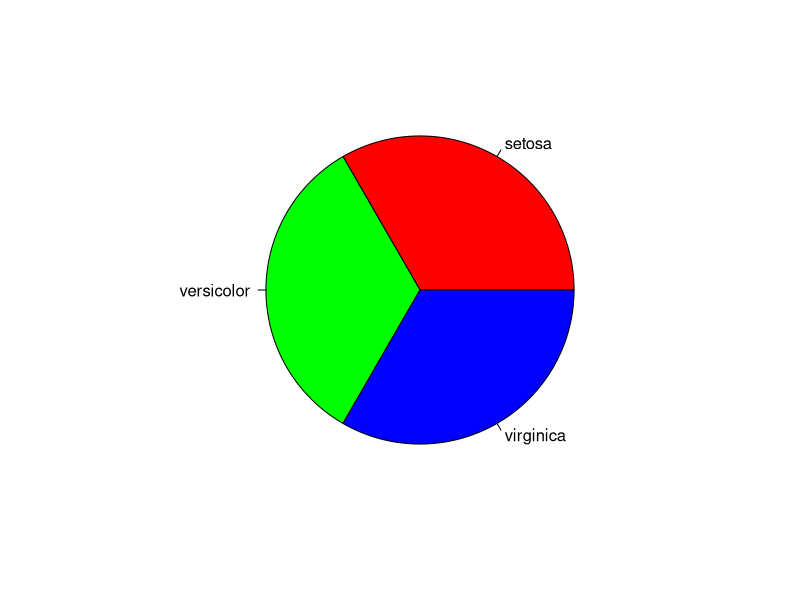
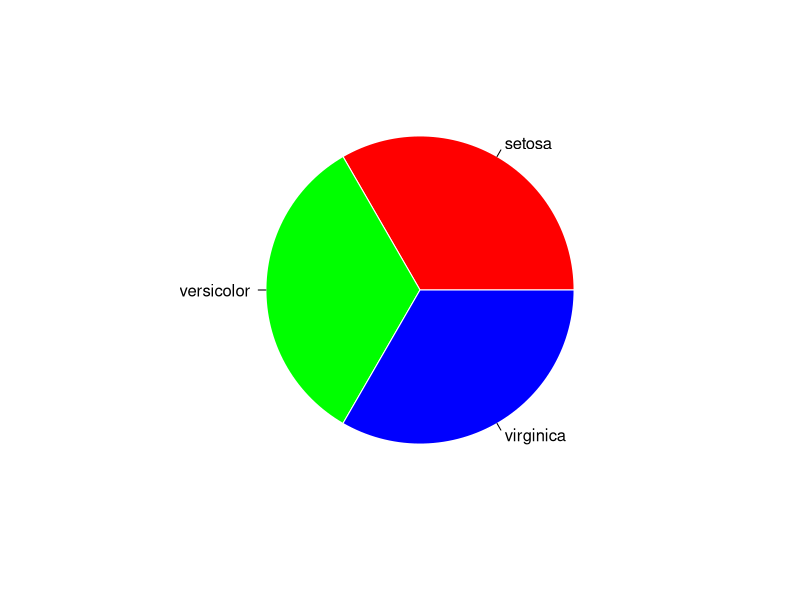
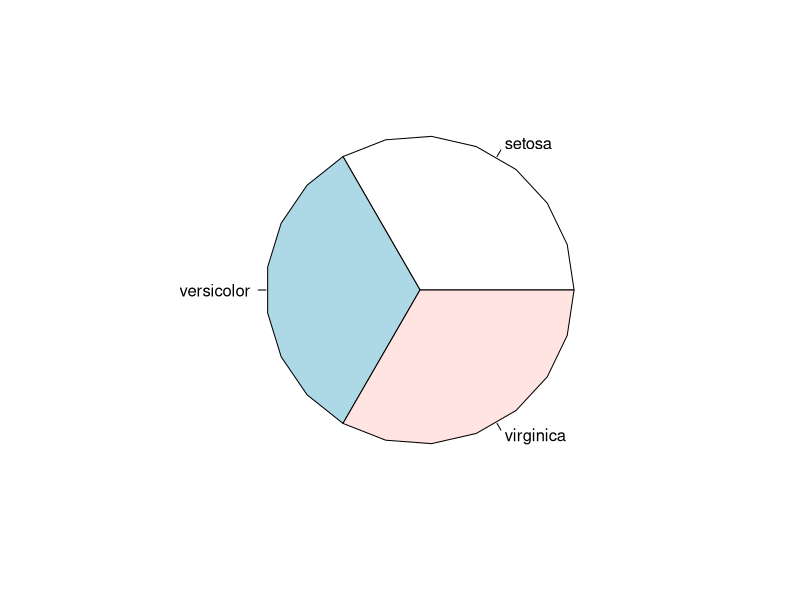
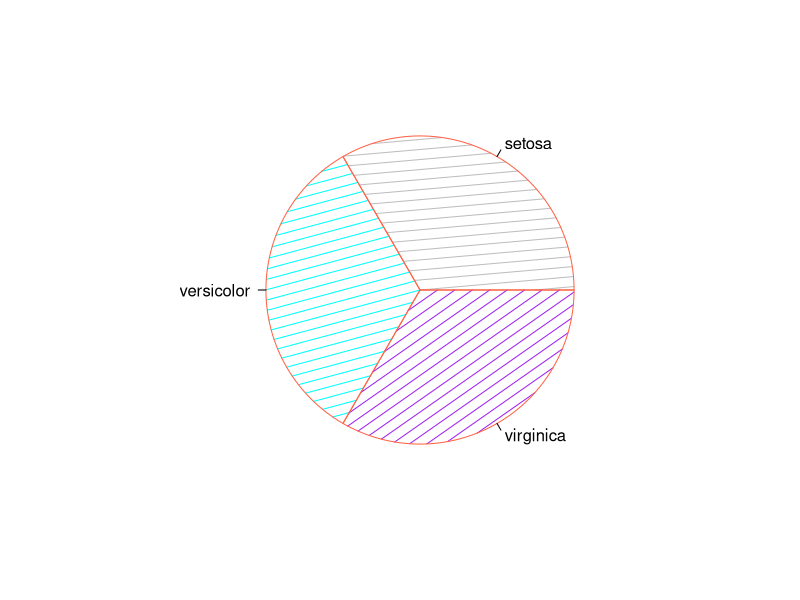
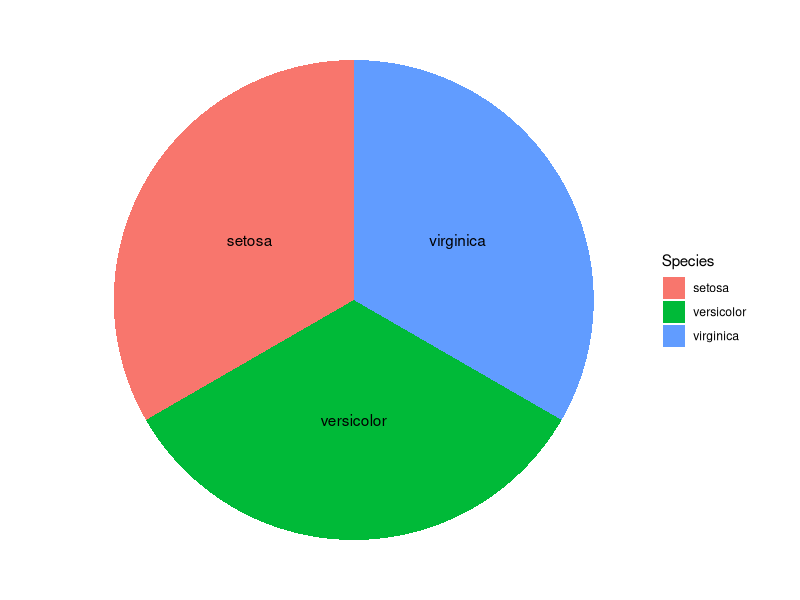

R code for these plots, in order:
# pie chart is the circular representation of sectors/portion of whole.
# parentage frequency of each group is plotted in circular manner. 

# load and install library----
library(tidyverse)


# load data-----
data("iris")
data("mtcars")

# visualization----

# basic plot
# ggplot does not have dedicated function for pie plot.
# therefore, base plotting system is used at the first place

pie(count(x= iris, Species)[,2], 
    labels = count(x= iris, Species)[,1], col= c("red", "green", "blue"))

# "border= " argument changes the color of border 
pie(count(x= iris, Species)[,2], 
    labels = count(x= iris, Species)[,1], 
    col= c("red", "green", "blue"), 
    border = "white")

# the "edge=" argument regulates the number of lines to draw the polygon.
# smaller values will generate triangular and cuboid shape 
# while value greater than 15 will provide with circular shape.
pie(count(x= iris, Species)[,2], 
    labels = count(x= iris, Species)[,1], 
    edges = 25)

# pie chart with stripes
pie(count(x= iris, Species)[,2], 
    labels = count(x= iris, Species)[,1], 
    density = 10, 
    angle = c(5,15,35), 
    col = c("grey", "cyan", "purple"),
    border= "tomato")

# using ggplot----
# basic plot
## ggplot does not have dedicated pie plot function,
## a stacked bar plot can be made circular with "coord_polar()"
## the argument (x= "") considers the whole data as one variable

count(x= iris, Species)%>%
        arrange(desc(Species))%>%
        mutate(prop=n*100/sum(n))%>%
        # "0.5* prop" to keep the lavel at the middle
        mutate(y_pos=cumsum(prop)-0.5*prop[1])%>%
        # "y= prop" because prop represent the frequency
        ggplot(aes(x= "", y= prop, fill= Species))+
        geom_bar(stat = "identity")+
        geom_text(aes(y=y_pos ,label= Species))+
        coord_polar("y", start = 0)+
        theme_void()


# problems----
# Pie charts are not recommended as,
## comparing close values of angle is difficult
## pie chart with too many factors are difficult to understand
## if the labels are too large, that might not fit well 
# resulting difficulty understanding.
